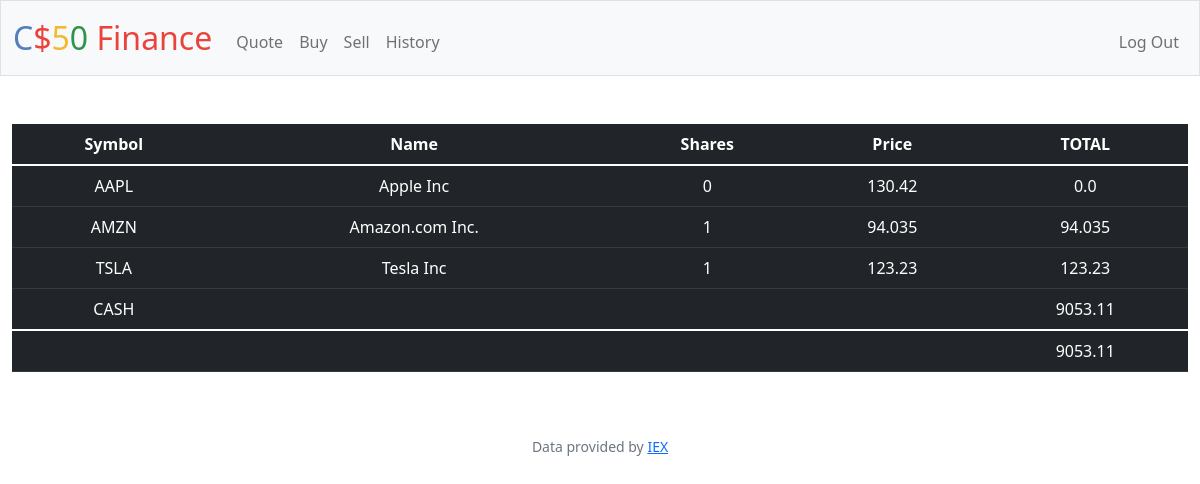
The page / (signed in) on the database its author committed.
### tables this page shows
CREATE TABLE transactions ( 
    id INTEGER PRIMARY KEY AUTOINCREMENT,
    user_id INTEGER NOT NULL,
    name TEXT NOT NULL,
    shares INTEGER NOT NULL,
    price NUMERIC NOT NULL,
    type TEXT NOT NULL,
    symbol TEXT NOT NULL,
    time TIMESTAMP DEFAULT CURRENT_TIMESTAMP,
    FOREIGN KEY(user_id) REFERENCES users(id) 
);

CREATE TABLE users (id INTEGER PRIMARY KEY AUTOINCREMENT NOT NULL, username TEXT NOT NULL, hash TEXT NOT NULL, cash NUMERIC NOT NULL DEFAULT 10000.00);

### app.py (the view)
@app.route("/")
@login_required
def index():
    user_id = session["user_id"]
    stocks = db.execute("SELECT symbol, name, SUM(shares) as totalShares, price FROM transactions WHERE user_id = ? GROUP BY symbol", user_id)
    cash = db.execute("SELECT cash FROM users WHERE id = ?", user_id)[0]["cash"]
    total = cash
    for stock in stocks:
        total += stock["price"] * stock["totalShares"]
    return render_template("index.html", stocks=stocks, cash=cash, total=total)

### app.py (called while the page is built)
@app.after_request
def after_request(response):
    response.headers["Cache-Control"] = "no-cache, no-store, must-revalidate"
    response.headers["Expires"] = 0
    response.headers["Pragma"] = "no-cache"
    return response

### helpers.py (called while the page is built)
def login_required(f):
    @wraps(f)
    def decorated_function(*args, **kwargs):
        if session.get("user_id") is None:
            return redirect("/login")
        return f(*args, **kwargs)
    return decorated_function

### templates/index.html (shortened to what this page needs)
{% extends "layout.html" %}
{% block main %}
<table class="table table-dark">
    <thead>
      <tr>
        <th scope="col">Symbol</th>
        <th scope="col">Name</th>
        <th scope="col">Shares</th>
        <th scope="col">Price</th>
        <th scope="col">TOTAL</th>
      </tr>
    </thead>
    <tbody>
        {% for stock in stocks %}
        <tr>
            <td>{{ stock["symbol"] }}</td>
            <td>{{ stock["name"] }}</td>
            <td>{{ stock["totalShares"] }}</td>
            <td>{{ stock["price"] }}</td>
            <td>{{ stock["totalShares"] * stock["price"] }}</td>
        </tr>
        {% endfor %}
      <tr>
        <td>CASH</td>
        <td colspan = 3></td>
        <td>{{ cash }}</td>
      </tr>
    </tbody>
    <tfoot>
        <td colspan="4"></td>
        <td> {{ cash }} </td>
    </tfoot>
  </table>
{% endblock %}

### templates/layout.html (shortened to what this page needs)
<!DOCTYPE html>
<html lang="en">
    <head>
        <link href="https://cdn.jsdelivr.net/npm/bootstrap@5.1.3/dist/css/bootstrap.min.css" rel="stylesheet">
        <link href="/static/styles.css" rel="stylesheet">
    </head>
    <body>
        <nav class="bg-light border navbar navbar-expand-md navbar-light">
            <div class="container-fluid">
                <a class="navbar-brand" href="/"><span class="blue">C</span><span class="red">$</span><span class="yellow">5</span><span class="green">0</span> <span class="red">Finance</span></a>
                <div class="collapse navbar-collapse" id="navbar">
                    {% if session["user_id"] %}
                        <ul class="navbar-nav me-auto mt-2">
                            <li class="nav-item"><a class="nav-link" href="/quote">Quote</a></li>
                            <li class="nav-item"><a class="nav-link" href="/buy">Buy</a></li>
                            <li class="nav-item"><a class="nav-link" href="/sell">Sell</a></li>
                            <li class="nav-item"><a class="nav-link" href="/history">History</a></li>
                        </ul>
                        <ul class="navbar-nav ms-auto mt-2">
                            <li class="nav-item"><a class="nav-link" href="/logout">Log Out</a></li>
                        </ul>
                    {% else %}
                        <ul class="navbar-nav ms-auto mt-2">
                            <li class="nav-item"><a class="nav-link" href="/register">Register</a></li>
                            <li class="nav-item"><a class="nav-link" href="/login">Log In</a></li>
                        </ul>
                    {% endif %}
                </div>
            </div>
        </nav>
        <main class="container-fluid py-5 text-center">
            {% block main %}{% endblock %}
        </main>
        <footer class="mb-5 small text-center text-muted">
            Data provided by <a href="https://iexcloud.io/">IEX</a>
        </footer>
    </body>
</html>

### static/styles.css (style rules this page uses)
nav .navbar-brand { font-size: xx-large; }
nav .navbar-brand .blue { color: #537fbe; }
nav .navbar-brand .red { color: #ea433b; }
nav .navbar-brand .yellow { color: #f5b82e; }
nav .navbar-brand .green { color: #2e944b; }

### rows shown on the page
transactions: symbol "AAPL", name "Apple Inc", totalShares "0", price "130.42", stock "0.0"
transactions: symbol "AMZN", name "Amazon.com Inc.", totalShares "1", price "94.035", stock['totalShares']*stock['price'] "94.035"
transactions: symbol "TSLA", name "Tesla Inc", totalShares "1", price "123.23", stock['totalShares']*stock['price'] "123.23"
users: cash "9053.11"
